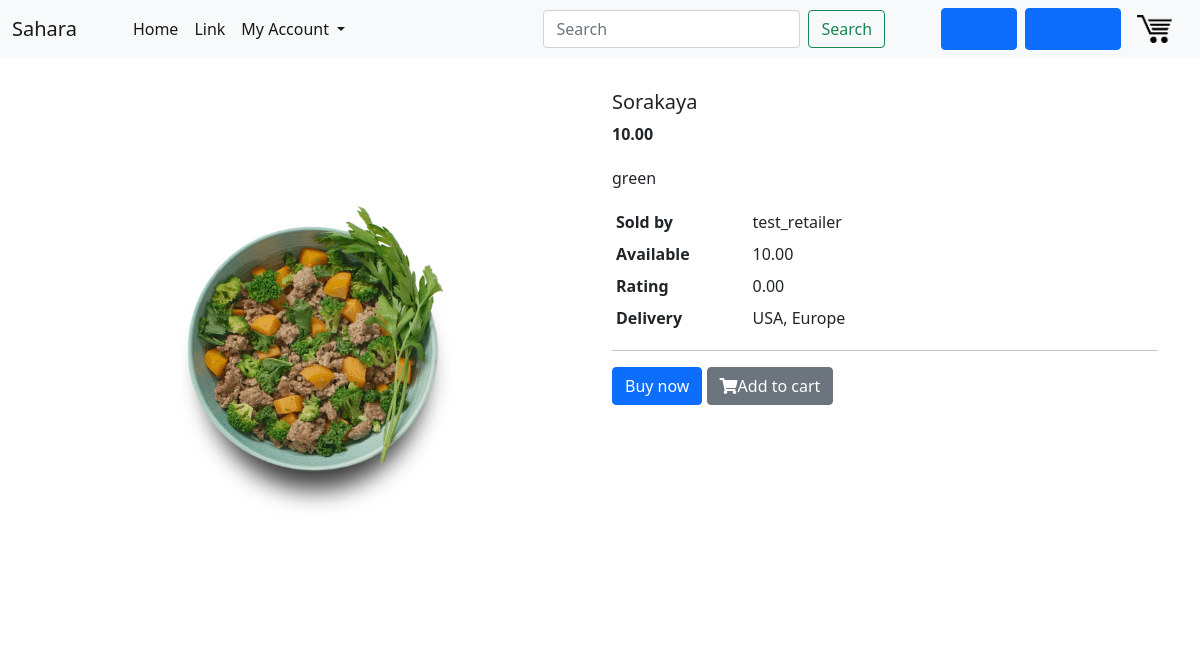
Page /product/7/ on the committed database.
### core/models.py (models this page shows, shortened)
class Product(models.Model):
    seller = models.ForeignKey(User, on_delete = models.CASCADE, related_name="seller")
    date_posted = models.DateTimeField(auto_now_add=True)
    stock = models.DecimalField(max_digits=20, decimal_places=2, default=0.00, validators=[MinValueValidator(Decimal('0.00'))])
    title = models.CharField(max_length=255)
    content = models.TextField(blank=True, null=True)
    img = models.FileField(default = "default.png", upload_to = "", blank=True, null=True)
    rating = models.DecimalField(max_digits=3, decimal_places=2, default=0.00, validators=[MinValueValidator(Decimal('0.00'))])
    tags = models.CharField(
        max_length = 20,
        choices = CAT_CHOICES,
        default = 'vegetables',
    )
    measurment_unit = models.CharField(
        max_length = 5,
        choices = UNIT_CHOICES,
        default = 'kg',
    )
    price_per_unit = models.DecimalField(max_digits=20, decimal_places=2, validators=[MinValueValidator(Decimal('0.00'))])

### core/views.py (the view)
# urls.py: path('product/<int:pk>/', ProductDetailView.as_view(), name='prod-detail'),
class ProductDetailView(DetailView):
    model = Product

### core/templates/core/product_detail.html (shortened to what this page needs)
{% extends "core/base.html" %}
{% block content %}
<section class="mb-5" style="margin-top: 2em;">
  <div class="row">
    <div class="col-md-6 mb-4 mb-md-0">
      <div class="mdb-lightbox">
        <div class="row product-gallery mx-1">
          <div class="col-12 mb-0">
            <figure class="view overlay rounded z-depth-1 main-img">
              <a href="{{ object.img.url }}"
                data-size="710x823">
                <img src="{{ object.img.url }}"
                  class="img-fluid z-depth-1" width="710" height="823">
              </a>
            </figure>
          </div>
        </div>
      </div>
    </div>
    <div class="col-md-6">
      <h5>{{ object.title }}</h5>
      <p><span class="mr-1"><strong>{{ object.price_per_unit }}</strong></span></p>
      <p class="pt-1">{{ object.content }}</p>
      <div class="table-responsive">
        <table class="table table-sm table-borderless mb-0">
          <tbody>
            <tr>
              <th class="pl-0 w-25" scope="row"><strong>Sold by </strong></th>
              <td>{{ object.seller }}</td>
            </tr>
            <tr>
              <th class="pl-0 w-25" scope="row"><strong>Available</strong></th>
              <td>{{ object.stock }}</td>
            </tr>
            <tr>
              <th class="pl-0 w-25" scope="row"><strong>Rating </strong></th>
              <td>{{ object.rating }}</td>
            </tr>
            <tr>
              <th class="pl-0 w-25" scope="row"><strong>Delivery</strong></th>
              <td>USA, Europe</td>
            </tr>
          </tbody>
        </table>
      </div>
      <hr>
      <button type="button" class="btn btn-primary btn-md mr-1 mb-2">Buy now</button>
      <button data-product="{{ object.id }}" data-action="add" type="button" class="btn btn-secondary btn-md mr-1 mb-2 update-cart"><i
          class="fas fa-shopping-cart pr-2"></i>Add to cart</button>
    </div>
  </div>
</section>
    {% endblock content %}

### rows in the picture
Product: img (picture), title "Sorakaya", price_per_unit "10.00", content "green", seller "test_retailer", stock "10.00", rating "0.00"
